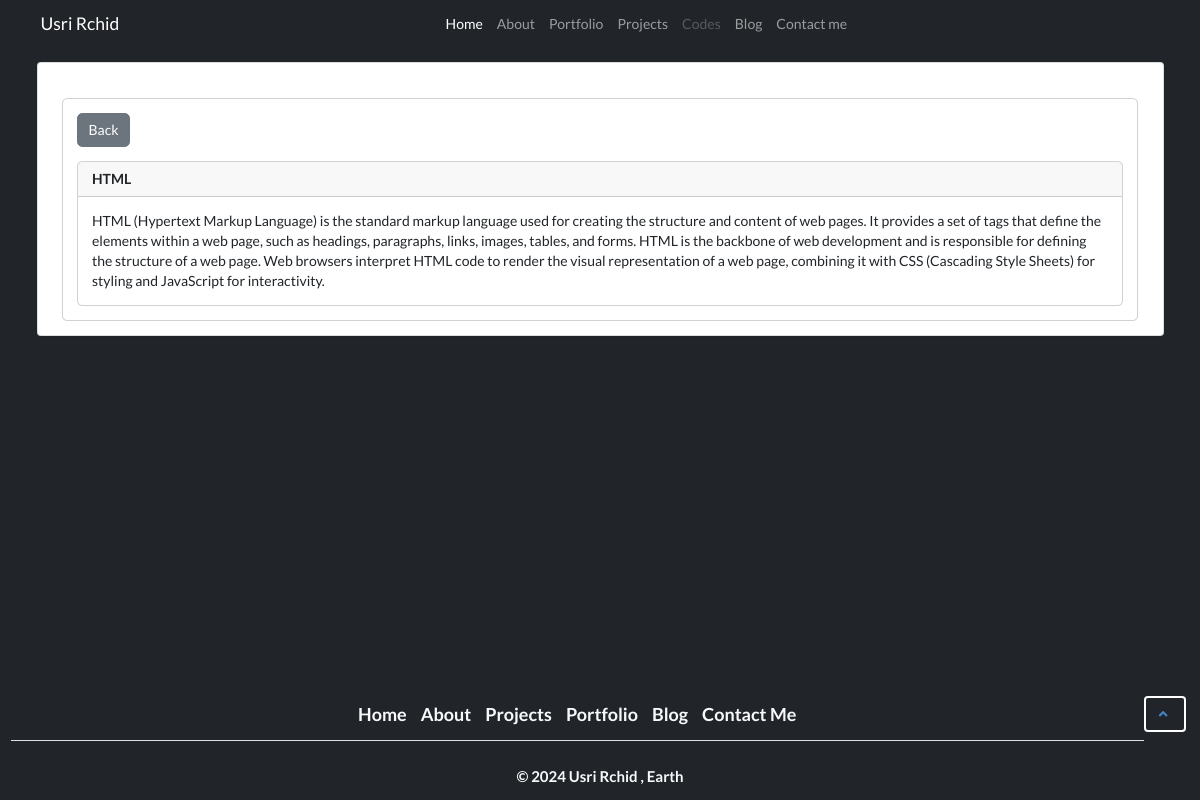
Page /post/24 on the committed database.
### tables this page shows
CREATE TABLE posts(id INTEGER PRIMARY KEY AUTOINCREMENT,title TEXT, post TEXT);

### app.py (the view)
@app.route('/post/<_id>')
def post(_id):
    db = sqlite3.connect('posts.db')
    cursor = db.cursor()
    cursor.execute('SELECT * FROM posts WHERE id=%s' % _id)
    post = cursor.fetchone()
    db.close()
    return render_template('post.html', post=post)

### templates/post.html
{% extends 'base.html' %}
{% block content %}
<div class="container">
    <div class="row">
        <div class="col">
            <div class="card mt-4">
                <div class="card-body">
                    <button class="btn btn-secondary" onclick="history.back()">Back</button>
                    <div class="card mt-3">
                        <div class="card-header">
                            <div class="row">
                                <div class="col"><strong>{{post[1]}}</strong></div>
                            </div>
                        </div>
                        <div class="card-body">
                            {{post[2]}}
                        </div>
                    </div>
                </div>
            </div>
        </div>
    </div>
</div>
{% endblock %}

### rows in the picture
posts: title "HTML", post "HTML (Hypertext Markup Language) is the standard markup language used for creating the structure and content of web pages. It provides a set of tags that define the elements within a web page, such as headings, paragraphs, links, images, tables, and forms. HTML is the backbone of web development and is responsible for defining the structure of a web page. Web browsers interpret HTML code to render the visual representation of a web page, combining it with CSS (Cascading Style Sheets) for styling and JavaScript for interactivity."
